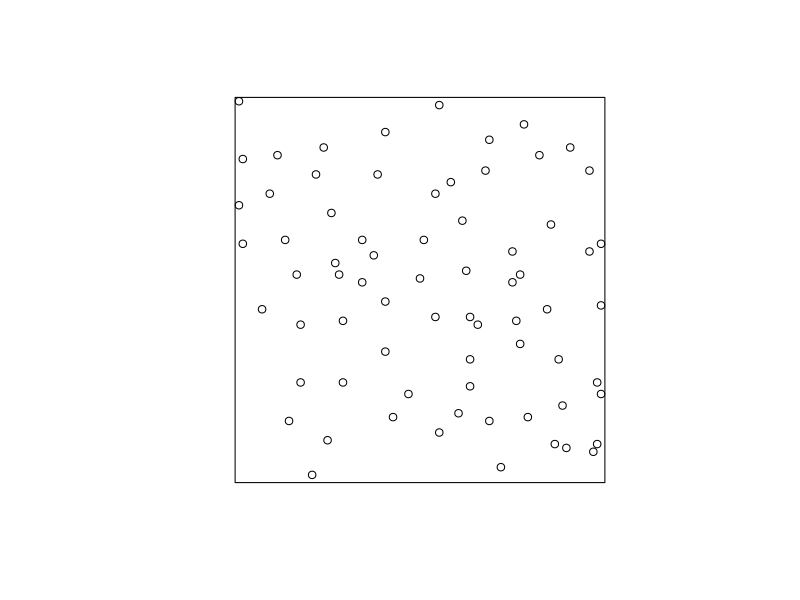
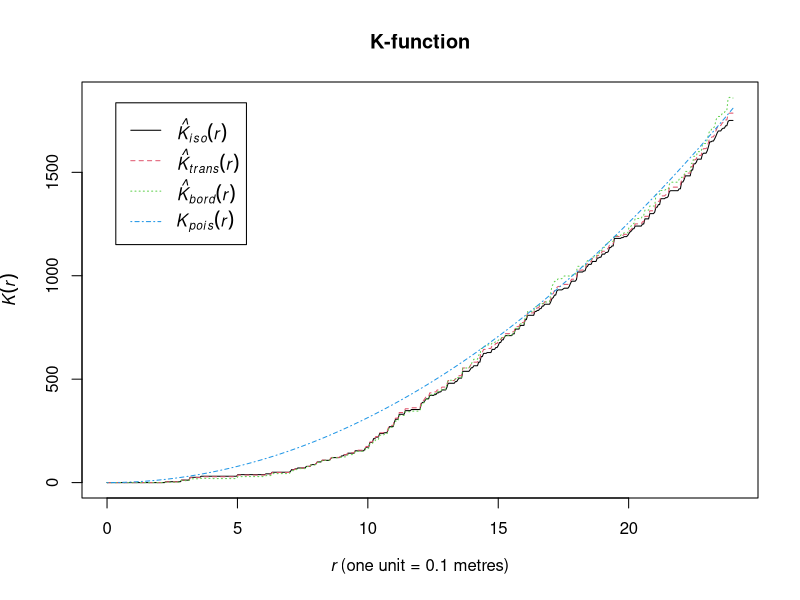
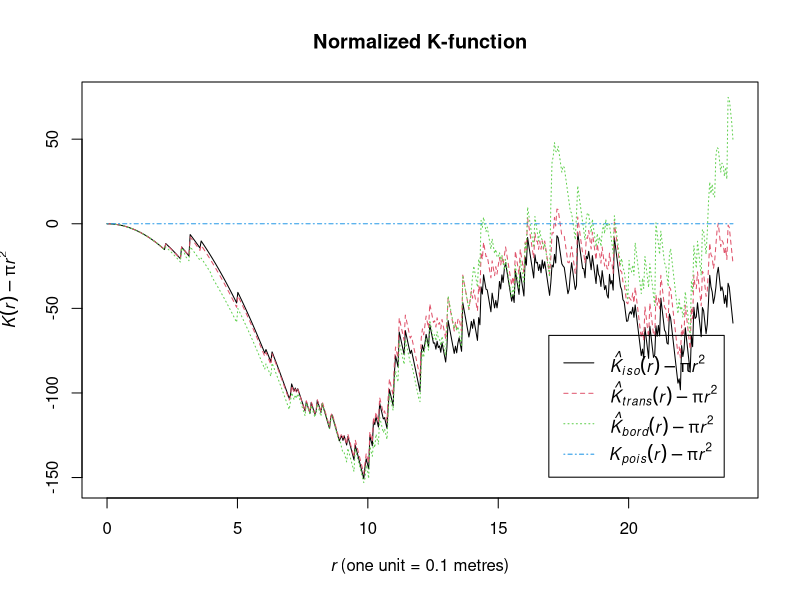
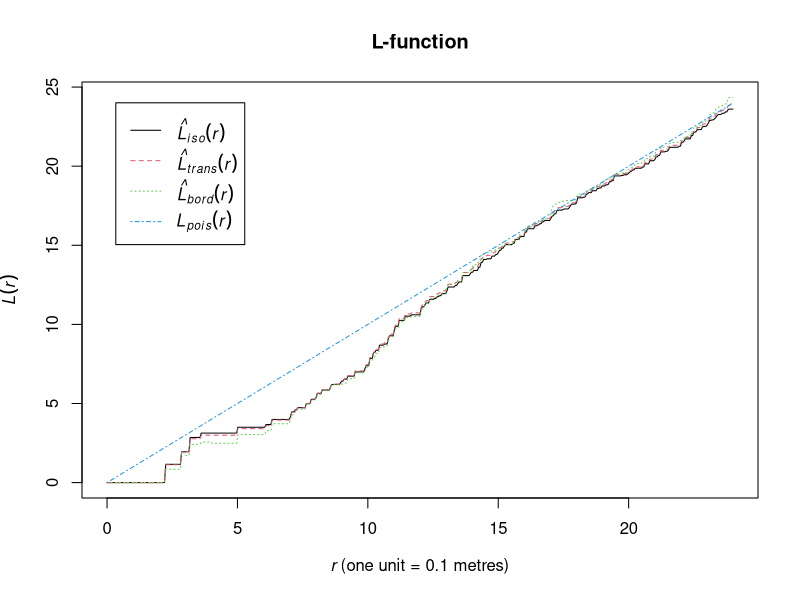
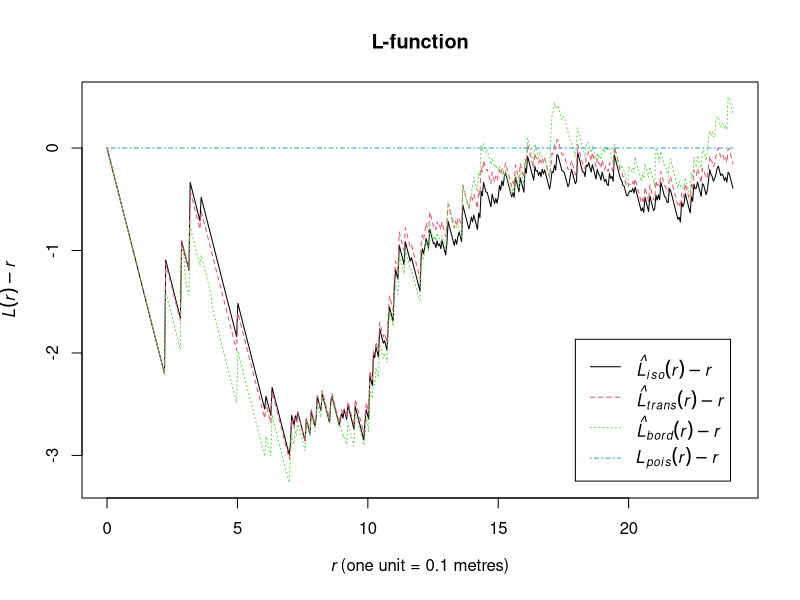
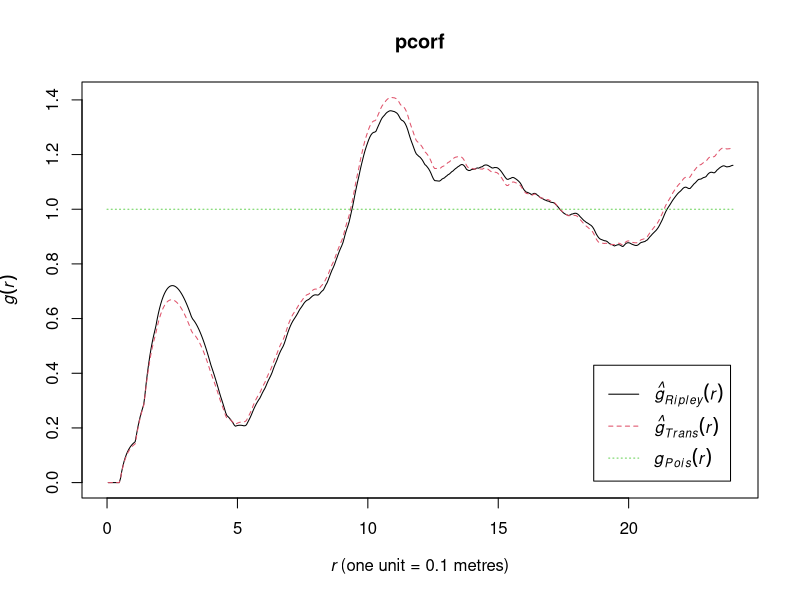
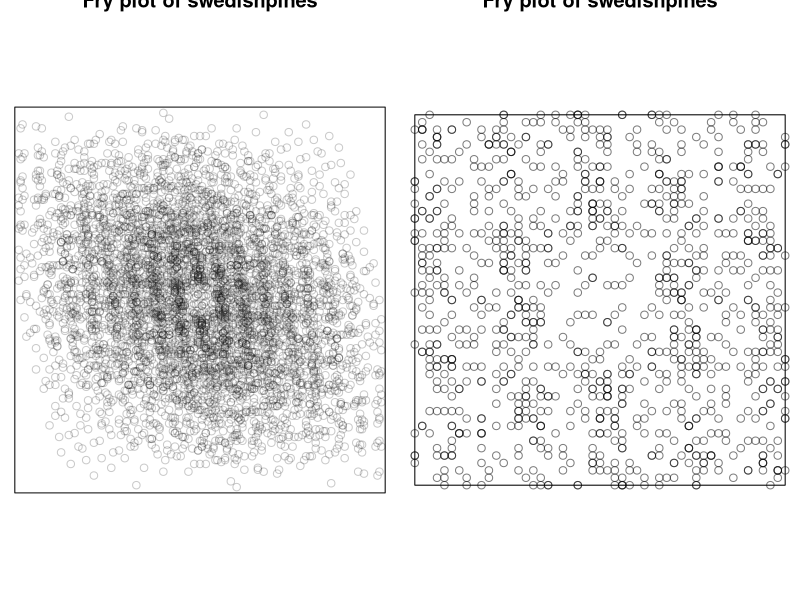
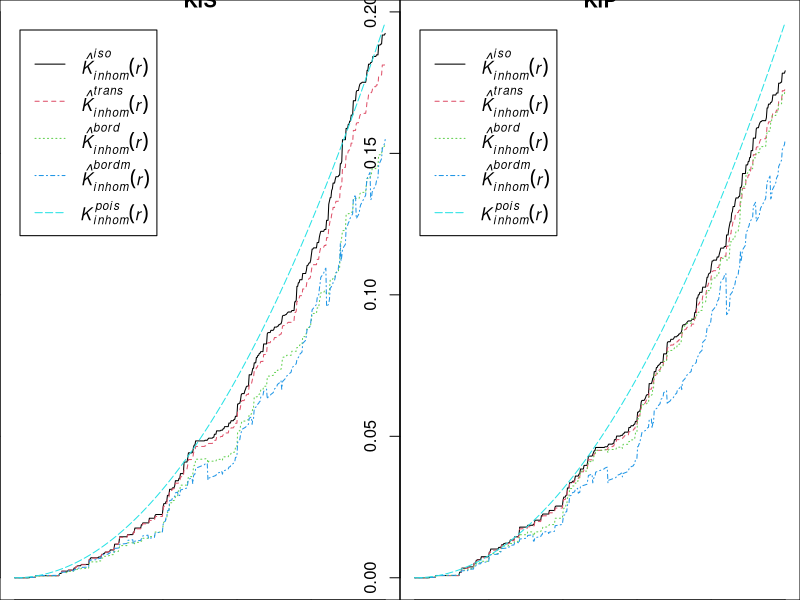

The R source for these figures, in order:
## ---- chunk 1
# This option turns evaluation of R code off in this document. Remove it
# if you use it as a template for solving the lab exercise.
knitr::opts_chunk$set(eval = TRUE)
## ---- chunk 2
library(spatstat)
## ---- chunk 3
plot(swedishpines, main = "")
## ---- chunk 4
    K <- Kest(swedishpines)
## ---- chunk 5
    plot(K, main = "K-function")
## ---- chunk 6
    plot(K, . - pi*r^2 ~ r, main = "Normalized K-function",
         legendpos = "bottomright")
## ---- chunk 7
    L <- Lest(swedishpines)
    plot(L, main = "L-function")
## ---- chunk 8
    plot(L, . - r ~ r, main = "L-function")
## ---- chunk 9
    pcorf <- pcf(swedishpines)
    plot(pcorf)
## ---- chunk 10
    par(mar=rep(0,4), mfrow=c(1,2))
    fryplot(swedishpines)
    fryplot(swedishpines, width=50)
## ---- chunk 11
    KiS <- Kinhom(japanesepines)
    plot(KiS)
## ---- chunk 12
    fit <- ppm(japanesepines ~ polynom(x,y,2))
    lambda <- predict(fit, type = "trend")
    KiP <- Kinhom(japanesepines, lambda)
    plot(KiP)
## ---- chunk 13
    par(mfrow=c(1,2))
    LiS <- Linhom(japanesepines)
    plot(LiS)
    
    LiP <- Kinhom(japanesepines, lambda)
    plot(LiP)
## ---- chunk 14
    X <- rpoispp(function(x,y){ 200 * exp(-3 * x) })
    plot(X, main = "")
## ---- chunk 15
    par(mfrow=c(1,2))
    plot(Kest(X))
    plot(Lest(X))
## ---- chunk 16
    X <- rcell(win=square(1), nx = 10, nsim = 1)
    plot(X, main = "")
## ---- chunk 17
    lambda <- intensity(X)
    Y <- rpoispp(lambda, win = Window(X), nsim = 19)
    Y[[20]] <- X
    plot(Y, main = "")
## ---- chunk 18
    par(mfrow=c(1,2))
    plot(Kest(Y[[20]]), iso ~ r, col = "red")
    tmp <- sapply(lapply(Y[-20], Kest), plot, iso ~ r, add = TRUE, col="lightgrey")
    plot(Lest(Y[[20]]), iso ~ r, col = "red")
    tmp <- sapply(lapply(Y[-20], Lest), plot, iso ~ r, add = TRUE, col="lightgrey")
## ---- chunk 19
    par(mfrow=c(1,2))
    plot(envelope(X, Kest))
    plot(envelope(X, Lest))
